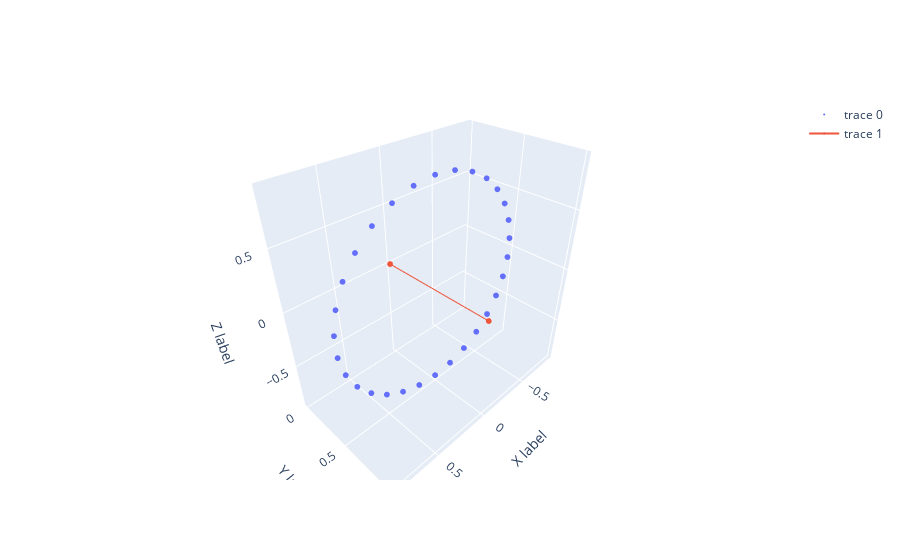

Notebook cell for this chart:
### Code cell
def vec_rot(vec,axis_x,axis_y,axis_z,theta):

    axis_x = axis_x.expand(theta.shape)
    axis_y = axis_y.expand(theta.shape)
    axis_z = axis_z.expand(theta.shape)

    c = torch.cos(theta)
    s = torch.sin(theta)
    one_c = 1 - c

    Rotmat = torch.stack([
        torch.stack([axis_x**2 * one_c + c, axis_x * axis_y * one_c - axis_z * s, axis_x * axis_z * one_c + axis_y * s], dim=-1),
        torch.stack([axis_x * axis_y * one_c + axis_z * s, axis_y**2 * one_c + c, axis_y * axis_z * one_c - axis_x * s], dim=-1),
        torch.stack([axis_x * axis_z * one_c - axis_y * s, axis_y * axis_z * one_c + axis_x * s, axis_z**2 * one_c + c], dim=-1)
    ], dim=-2)

    vec_rot = torch.matmul(Rotmat,vec.unsqueeze(1)).squeeze(2)

    return vec_rot

def Radarview_generate():

    # 接下来的所有操作都在z-x-y坐标系下进行
    
    modelselect = 6
    if modelselect == 1:
        # 小行星视线方向及转轴生成
        # batchsize
        batch = 60
        # 生成多组初始雷达视线方向
        theta_losnum = 5
        theta_los = torch.linspace(-math.pi/3,math.pi/3,theta_losnum).to(device)
        radarlos_origin = torch.tensor(([0,0,-1.0]), device=device)
        omega_vec_origin = torch.tensor(([1.0,0.0,0.0]), device=device)
        RadarLos = vec_rot(radarlos_origin,omega_vec_origin[0],omega_vec_origin[1],omega_vec_origin[2],theta_los)
        # 生成多组旋转角度
        theta = torch.linspace(0,2*math.pi,batch).to(device)
        # 生成多组转轴
        omega_vec_origin1 = torch.tensor(([0.0,1.0,0.0]), device=device)
        omega_vec = vec_rot(omega_vec_origin1,omega_vec_origin[0],omega_vec_origin[1],omega_vec_origin[2],theta_los)
        # 得到雷达视线方向
        Round_radar_los_all = torch.zeros((batch*RadarLos.shape[0],3),device=device)
        Round_radar_los_real_all = torch.zeros((batch*RadarLos.shape[0],3),device=device)
        omega_vec_all = torch.zeros((batch*omega_vec.shape[0],3),device=device)
        for i,j in zip(range(RadarLos.shape[0]),range(omega_vec.shape[0])):
                Round_radar_los = vec_rot(RadarLos[i],omega_vec[j,0],omega_vec[j,1],omega_vec[j,2],-theta)
                Round_radar_los_all[batch*i:batch*(i+1)] = Round_radar_los
                Round_radar_los_real_all[batch*i:batch*(i+1)] = vec_rot(RadarLos[i],omega_vec[j,0],omega_vec[j,1],omega_vec[j,2],theta)
                print(omega_vec[j])
                omega_vec_all[batch*j:batch*(j+1)] = omega_vec[j].expand(batch,3)
        # 转速
        omega = torch.tensor([1.0],device=device).expand(Round_radar_los_all.shape[0])
    if modelselect == 2:
        # tomosar视线方向及转轴生成
        # batchsize
        batch = 40
        # 生成一组初始雷达视线方向
        RadarLos = torch.tensor(([0,0,-1.0]), device=device)
        # 生成多组旋转角度
        theta = torch.linspace(-math.pi/3,math.pi/3,batch).to(device)
        # 生成一组转轴
        omega_vec = torch.tensor(([0.0,1.0,0.0]), device=device)
        # 生成一组雷达视线旋转转轴
        rotation_vec = torch.tensor(([1.0,0.0,0.0]), device=device)
        Round_radar_los_all = vec_rot(RadarLos,rotation_vec[0],rotation_vec[1],rotation_vec[2],-theta)
        Round_radar_los_real_all = Round_radar_los_all
        omega_vec_all = omega_vec.expand(batch,3)
        # 转速
        omega = torch.tensor([1.0],device=device).expand(Round_radar_los_all.shape[0])
    if modelselect == 4:
        # 小行星视线方向及转轴生成
        # batchsize
        batch = 30
        # 生成多组初始雷达视线方向
        RadarLos = torch.tensor(([-1.0,0.0,0.0],[-math.sqrt(3)/2,0.0,1/2],[-math.sqrt(3)/2,0.0,-1/2]), device=device)
        # 生成多组旋转角度
        theta = torch.linspace(0,2*math.pi,batch).to(device)
        # 生成多组转轴
        omega_vec = torch.tensor(([0.0,0.0,1.0],[0.0,0.0,1.0],[0.0,0.0,1.0]), device=device)
        # 得到雷达视线方向
        Round_radar_los_all = torch.zeros((batch*RadarLos.shape[0],3),device=device)
        Round_radar_los_real_all = torch.zeros((batch*RadarLos.shape[0],3),device=device)
        omega_vec_all = torch.zeros((batch*omega_vec.shape[0],3),device=device)
        for i,j in zip(range(RadarLos.shape[0]),range(omega_vec.shape[0])):
                Round_radar_los = vec_rot(RadarLos[i],omega_vec[j,0],omega_vec[j,1],omega_vec[j,2],-theta)
                Round_radar_los_all[batch*i:batch*(i+1)] = Round_radar_los
                Round_radar_los_real_all[batch*i:batch*(i+1)] = vec_rot(RadarLos[i],omega_vec[j,0],omega_vec[j,1],omega_vec[j,2],theta)
                omega_vec_all[batch*j:batch*(j+1)] = omega_vec[j].expand(batch,3)
        # 转速
        omega = torch.tensor([1.0],device=device).expand(Round_radar_los_all.shape[0])
    if modelselect == 3:
        # 小行星视线方向及转轴生成
        # batchsize
        batch = 30
        # 生成多组初始雷达视线方向
        RadarLos = torch.tensor(([-1.0,0.0,0.0],[-math.sqrt(3)/2,0.0,1/2],[-math.sqrt(3)/2,0.0,-1/2]), device=device)
        # 生成多组旋转角度
        theta = torch.linspace(0,2*math.pi,batch).to(device)
        # 生成多组转轴
        omega_vec = torch.tensor(([0.0,0.0,1.0],[1/2,0,math.sqrt(3)/2],[-1/2,0.0,math.sqrt(3)/2]), device=device)
        # 得到雷达视线方向
        Round_radar_los_all = torch.zeros((batch*RadarLos.shape[0],3),device=device)
        Round_radar_los_real_all = torch.zeros((batch*RadarLos.shape[0],3),device=device)
        omega_vec_all = torch.zeros((batch*omega_vec.shape[0],3),device=device)
        for i,j in zip(range(RadarLos.shape[0]),range(omega_vec.shape[0])):
                Round_radar_los = vec_rot(RadarLos[i],omega_vec[j,0],omega_vec[j,1],omega_vec[j,2],-theta)
                Round_radar_los_all[batch*i:batch*(i+1)] = Round_radar_los
                Round_radar_los_real_all[batch*i:batch*(i+1)] = vec_rot(RadarLos[i],omega_vec[j,0],omega_vec[j,1],omega_vec[j,2],theta)
                omega_vec_all[batch*j:batch*(j+1)] = omega_vec[j].expand(batch,3)
        # 转速
        omega = torch.tensor([1.0],device=device).expand(Round_radar_los_all.shape[0])
    if modelselect == 5:
        # 真实小行星旋转轴轨迹
        # batchsi
        batch = 68
        Round_radar_los_all = torch.zeros((batch,3),device=device)
        Round_radar_los_real_all = torch.zeros((batch,3),device=device)
        for i in range(batch):
            # 雷达视线为螺旋线
            # RadarLos = torch.tensor([math.sin(2*math.pi*i/batch/2),(i-batch/2)/batch/30+math.sin(0/180*math.pi),math.cos(2*math.pi*i/batch/2)], device=device)
            RadarLos = torch.tensor([math.sin(2*math.pi*i/(batch+4)),math.tan(20*math.pi/180),math.cos(2*math.pi*i/(batch+4))], device=device)
            RadarLos = RadarLos / (torch.linalg.norm(RadarLos) + 1e-6)
            Round_radar_los_all[i] = RadarLos
            # RadarLos_real = torch.tensor([-math.sin(2*math.pi*i/batch/2),(i-batch/2)/batch/30+math.sin(0/180*math.pi),math.cos(2*math.pi*i/batch/2)], device=device)
            RadarLos_real = torch.tensor([-math.sin(2*math.pi*i/(batch+4)),math.tan(20*math.pi/180),math.cos(2*math.pi*i/(batch+4))], device=device)
            RadarLos_real = RadarLos_real / (torch.linalg.norm(RadarLos_real) + 1e-6)
            Round_radar_los_real_all[i] = RadarLos_real
        omega_vec = torch.tensor(([0.0,1.0,0.0]), device=device)
        omega_vec_all = omega_vec.expand(batch,3)
        omega = torch.tensor([1.0],device=device).expand(Round_radar_los_all.shape[0])
    if modelselect == 6:
        # 生成多轨观测小行星的雷达视线方向，仿真得到小行星的nerf模型
        # batchsize
        batch = 30
        # 共生成五轨小行星观测
        Round_radar_los_all = torch.zeros((batch,3),device=device)
        Round_radar_los_real_all = torch.zeros((batch,3),device=device)
        for i in range(batch):
            RadarLos = torch.tensor([math.sin(2*math.pi*i/batch),math.tan(1*math.pi/6),math.cos(2*math.pi*i/batch)], device=device)
            # RadarLos = torch.tensor([0,(i-batch/2)/batch/30,-1], device=device)
            RadarLos = RadarLos / (torch.linalg.norm(RadarLos) + 1e-6)
            Round_radar_los_all[i] = RadarLos
            RadarLos_real = torch.tensor([-math.sin(2*math.pi*i/batch),math.tan(1*math.pi/6),math.cos(2*math.pi*i/batch)], device=device)
            RadarLos_real = RadarLos_real / (torch.linalg.norm(RadarLos_real) + 1e-6)
            Round_radar_los_real_all[i] = RadarLos_real
        omega_vec = torch.tensor(([0.0,1.0,0.0]), device=device)
        omega_vec_all = omega_vec.expand(batch,3)
        omega = torch.tensor([1.0],device=device).expand(Round_radar_los_all.shape[0])
    # 可视化雷达视线方向
    radar_los_numpy = Round_radar_los_all.detach().cpu().numpy()

    fig = go.Figure(data=[go.Scatter3d(
        x=radar_los_numpy[:,0], 
        y=radar_los_numpy[:,1], 
        z=radar_los_numpy[:,2], 
        mode='markers',
        marker=dict(
            size=2  # 设置点的大小
        )
    )])

    # 可视化转轴方向为一个向量，并将其添加到雷达视线方向图中
    omega_vec_numpy = omega_vec_all.detach().cpu().numpy()
    fig.add_trace(go.Scatter3d(
        x=[0, omega_vec_numpy[5,0]],
        y=[0, omega_vec_numpy[5,1]],
        z=[0, omega_vec_numpy[5,2]],
        mode='lines+markers',
        marker=dict(size=2),
        line=dict(width=2)
    ))

    # 更新布局
    fig.update_layout(scene=dict(
        xaxis_title='X label',
        yaxis_title='Y label',
        zaxis_title='Z label'
    ))

    # 显示图形
    fig.show()

    # 将图形保存为html文件
    fig.write_html("Radar_los.html")

    return Round_radar_los_all,Round_radar_los_real_all,omega_vec_all,omega

Round_radar_los_all,Round_radar_los_real_all,omega_vec_all,omega = Radarview_generate()
print(Round_radar_los_all.shape)
print(Round_radar_los_real_all.shape)
print(omega_vec_all.shape)
print(omega_vec_all)

### Figure 1 — Plotly figure (JSON) as saved in the notebook; plotly's stock layout.template omitted (floating-point values rounded to 4 significant figures)
{"data": [{"marker": {"size": 2}, "mode": "markers", "type": "scatter3d", "x": [0, 0.1801, 0.3522, 0.509, 0.6436, 0.75, 0.8236, 0.8613, 0.8613, 0.8236, 0.75, 0.6436, 0.509, 0.3522, 0.1801, 4.906e-16, -0.1801, -0.3522, -0.509, -0.6436, -0.75, -0.8236, -0.8613, -0.8613, -0.8236, -0.75, -0.6436, -0.509, -0.3522, -0.1801], "y": [0.5, 0.5, 0.5, 0.5, 0.5, 0.5, 0.5, 0.5, 0.5, 0.5, 0.5, 0.5, 0.5, 0.5, 0.5, 0.5, 0.5, 0.5, 0.5, 0.5, 0.5, 0.5, 0.5, 0.5, 0.5, 0.5, 0.5, 0.5, 0.5, 0.5], "z": [0.866, 0.8471, 0.7912, 0.7006, 0.5795, 0.433, 0.2676, 0.09052, -0.09052, -0.2676, -0.433, -0.5795, -0.7006, -0.7912, -0.8471, -0.866, -0.8471, -0.7912, -0.7006, -0.5795, -0.433, -0.2676, -0.09052, 0.09052, 0.2676, 0.433, 0.5795, 0.7006, 0.7912, 0.8471]}, {"line": {"width": 2}, "marker": {"size": 2}, "mode": "lines+markers", "type": "scatter3d", "x": [0, 0], "y": [0, 1], "z": [0, 0]}], "layout": {"scene": {"xaxis": {"title": {"text": "X label"}}, "yaxis": {"title": {"text": "Y label"}}, "zaxis": {"title": {"text": "Z label"}}}}}
